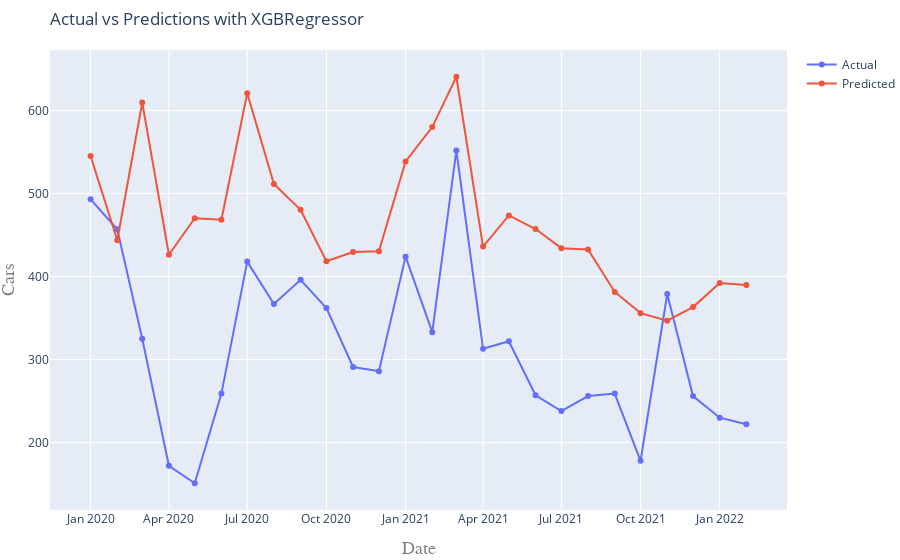

The notebook cell saved with this chart:
### Markdown cell above
### XGBoost (Extreme Gradient Boosting)

#### Baseline

### Code cell
import xgboost as xgb

# Import XGBRegressor
from xgboost import XGBRegressor         
          
# Instantiate the regressor
model = XGBRegressor(random_state=42)

# Compute and print model score
scoring(model.__class__.__name__, model, X_train, y_train, X_test, y_test)

### Figure 1 — Plotly figure (JSON) as saved in the notebook; plotly's stock layout.template omitted (floating-point values rounded to 4 significant figures)
{"data": [{"mode": "lines+markers", "name": "Actual", "type": "scatter", "x": ["2020-01-01T00:00:00", "2020-02-01T00:00:00", "2020-03-01T00:00:00", "2020-04-01T00:00:00", "2020-05-01T00:00:00", "2020-06-01T00:00:00", "2020-07-01T00:00:00", "2020-08-01T00:00:00", "2020-09-01T00:00:00", "2020-10-01T00:00:00", "2020-11-01T00:00:00", "2020-12-01T00:00:00", "2021-01-01T00:00:00", "2021-02-01T00:00:00", "2021-03-01T00:00:00", "2021-04-01T00:00:00", "2021-05-01T00:00:00", "2021-06-01T00:00:00", "2021-07-01T00:00:00", "2021-08-01T00:00:00", "2021-09-01T00:00:00", "2021-10-01T00:00:00", "2021-11-01T00:00:00", "2021-12-01T00:00:00", "2022-01-01T00:00:00", "2022-02-01T00:00:00"], "y": [493, 457, 325, 172, 151, 259, 418, 367, 396, 362, 291, 286, 424, 333, 552, 313, 322, 257, 238, 256, 259, 178, 379, 256, 230, 222]}, {"mode": "lines+markers", "name": "Predicted", "type": "scatter", "x": ["2020-01-01T00:00:00", "2020-02-01T00:00:00", "2020-03-01T00:00:00", "2020-04-01T00:00:00", "2020-05-01T00:00:00", "2020-06-01T00:00:00", "2020-07-01T00:00:00", "2020-08-01T00:00:00", "2020-09-01T00:00:00", "2020-10-01T00:00:00", "2020-11-01T00:00:00", "2020-12-01T00:00:00", "2021-01-01T00:00:00", "2021-02-01T00:00:00", "2021-03-01T00:00:00", "2021-04-01T00:00:00", "2021-05-01T00:00:00", "2021-06-01T00:00:00", "2021-07-01T00:00:00", "2021-08-01T00:00:00", "2021-09-01T00:00:00", "2021-10-01T00:00:00", "2021-11-01T00:00:00", "2021-12-01T00:00:00", "2022-01-01T00:00:00", "2022-02-01T00:00:00"], "y": [545.3, 443.7, 609.6, 426.3, 470.3, 468.6, 620.9, 511.5, 480.5, 418.4, 429.6, 430.4, 538.7, 580.1, 640.7, 436.1, 473.6, 457.2, 434.2, 432.5, 381.5, 355.9, 346.8, 363.3, 392.2, 390.0]}], "layout": {"margin": {"b": 50, "l": 10, "r": 0, "t": 50}, "title": {"text": "Actual vs Predictions with XGBRegressor", "x": 0, "xref": "paper"}, "xaxis": {"title": {"font": {"color": "#7f7f7f", "family": "Courier New, monospace", "size": 18}, "text": "Date"}}, "yaxis": {"title": {"font": {"color": "#7f7f7f", "family": "Courier New, monospace", "size": 18}, "text": "Cars"}}}}
